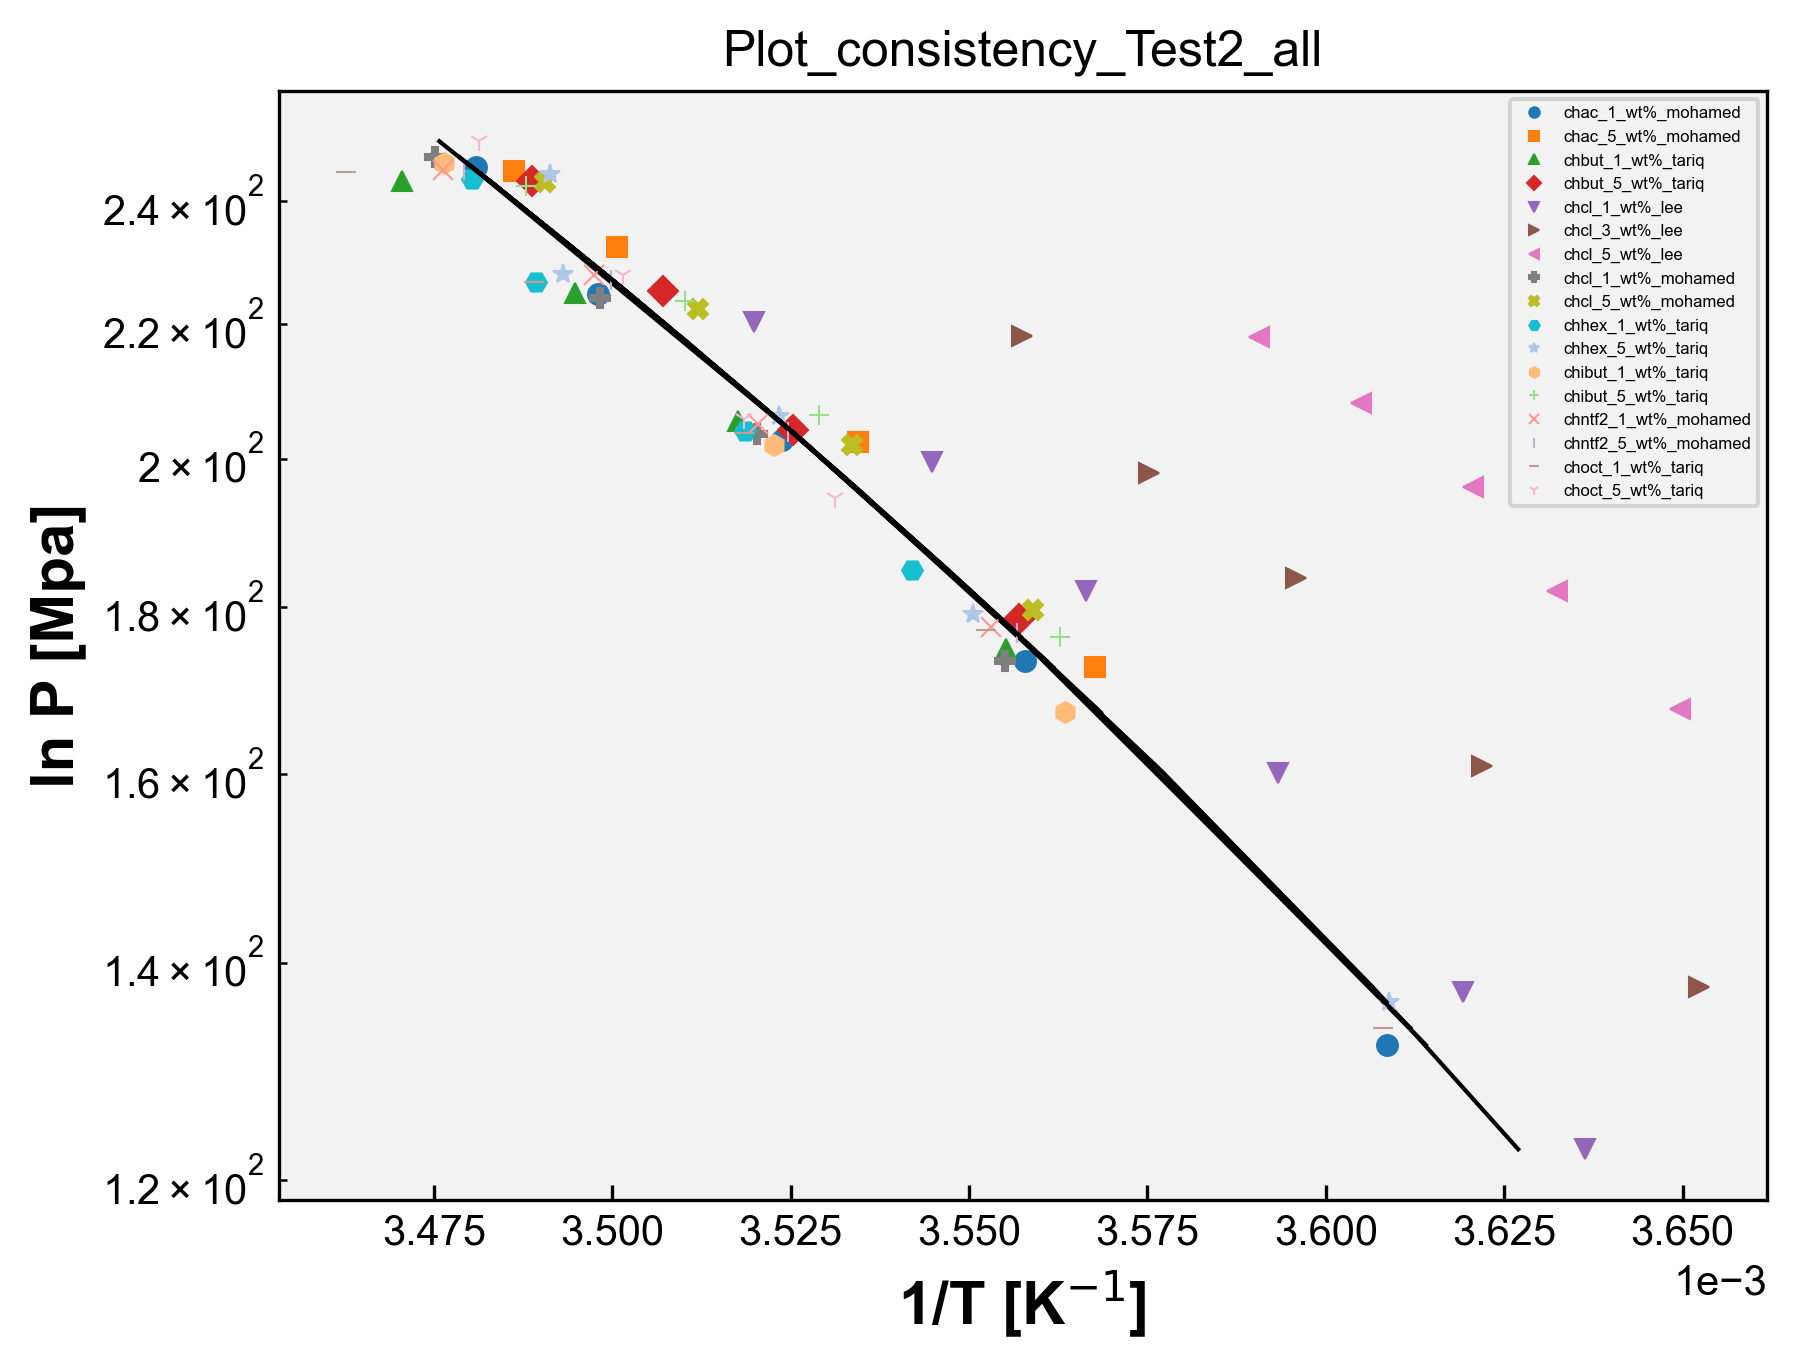

Write Python code to recreate this figure.
# Plot_consistency -  Choline - Todos os Sistemas
import matplotlib.pyplot as plt
import matplotlib
from matplotlib.font_manager import FontProperties
from matplotlib.ticker import ScalarFormatter
import pandas as pd
import numpy as np
import openpyxl
import os

matplotlib.rcParams['font.family'] = "Arial"  # change the default font # mudança da fonte
matplotlib.rcParams[
    'xtick.direction'] = 'in'  # change the ticks direction # mudança da direção dos marcadores ao longo dos eixos de um gráfico que indicam valores específicos
matplotlib.rcParams['ytick.direction'] = 'in'
font = FontProperties()  # cria uma instância de propriedades de fontes, tamanho, estilo e família
font.set_family('sans-serif')  # 'serif', 'sans-serif', 'cursive', 'fantasy', or 'monospace' # família da fonte
font.set_name('Arial')  # nome da fonte
font.set_weight(
    'bold')  # 'ultralight', 'light', 'normal', 'regular', 'book', 'medium', 'roman', 'semibold', 'demibold', 'demi', 'bold', 'heavy', 'extra bold', 'black' # peso da fonte
font.set_style('normal')  # 'normal', 'italic' or 'oblique' # estilo da fonte, negrito, itálico, normal, etc
font.set_size('x-large')  # xx-small', 'x-small', 'small', 'medium', 'large', 'x-large', 'xx-large' # tamanho da fonte
plt.rcParams['figure.dpi'] = 300  # resolução padrão para as figuras exibidas na tela
plt.rcParams['savefig.dpi'] = 300  # resolução padrão para as figuras salvas em arquivos PNG, PDF ou SVG
opt = {'fillstyle': 'full', 'markersize': 5,
       'markeredgewidth': 0.5}  # aparência dos marcadores, fillstyle: full - estilo de preenchimento markersize: 5 - tamanho do marcador markeredgewidth: 0.5 largura da borda do marcador
plt.rcParams['figure.facecolor'] = (1.0, 1.0, 1.0, 0.0)  # cor de fundo da figura como transparente
plt.rcParams['axes.facecolor'] = '0.95'  # cor de fundo dos eixos como uma tonalidade de cinza claro
# plt.rcParams['figure.figsize'] = (4,4) # tamanho da figura padrão em polegadas


caminho_arquivo = 'Choline - Todos os Sistemas.xlsx'  # caminho do arquivo
wb = openpyxl.load_workbook(
    caminho_arquivo)  # ler dados de abas individuais do arquivo Excel sem abrir e fechar repetidamente, mantém aberto. Mais eficiente se você precisa ler dados de várias abas do arquivo. Lista com os nomes de todas as abas do arquivo Excel.
# load_workbook é a função usada para carregar o arquvio Excel

dados_coluna_O_array = []  # matriz para guardar os dados da coluna O de todas as sheet
dados_coluna_P_array = []  # matriz para guardar os dados da coluna P de todas as sheet
dados_coluna_Q_array = []  # matriz para guardar os dados da coluna Q de todas as sheet

nomes_abas = []

for i in wb.sheetnames:  # para i dentro da lista wb com os nomes de todas as abas
    nome_aba = wb[i]  # obtém o nome da aba na posição i na lista wb, que contém os nomes de todas as abas
    nome_aba_split = nome_aba.title.split(
        "_")  # nome_aba é o nome completo da aba. nome_aba.title converte o nome da aba para o formato de título. split("_ ") divide o nome da aba em duas partes usando o caractere "_ "
    if len(nome_aba_split) > 2:  # se o nome da aba contiver mais de duas partes
        nome_aba_split.insert(2, "wt%")  # insere wt% entre a segunda e a terceira partes do nome da aba
        nome_aba_final = "_".join(nome_aba_split)  # junta as partes do nome da aba de volta com "_"
        print('nome_aba_final', nome_aba_final)
        nomes_abas.append(nome_aba_final)  # adiciona o nome modificado _a lista de nomes das abas
    else:
        nomes_abas.append(
            nome_aba.title)  # nome da aba não tiver mais de duas partes, adiciona o nome completo da aba à lista nomes_abas (usada na legenda)

    dados_coluna_O = []  # abre uma lista para os dados da coluna O da sheet
    dados_coluna_P = []  # abre uma lista para os dados da coluna P da sheet
    dados_coluna_Q = []  # abre uma lista para os dados da coluna Q da sheet

    for j in nome_aba.iter_rows(min_row=2,
                                values_only=True):  # iter_rows: permite iterar sobre as linhas dessa aba # min_row=2: especifica a primeira linha a ser considerada, nesse caso, começa na segunda linha, pois a primeira linha geralmente contém os cabeçalhos das colunas # values_only=True: indica que queremos obter apenas os valores das células, sem incluir informações adicionais como formatação, fórmulas ou estilos.
        dados_coluna_O.append(j[17])
        dados_coluna_P.append(j[18])
        dados_coluna_Q.append(j[19])

    for k in range(len(dados_coluna_O)):
        if dados_coluna_O[k] is not None:
            dados_coluna_O[k] = dados_coluna_O[k] * 10 ** 2
    dados_coluna_O_array.append(dados_coluna_O)
    dados_coluna_P_array.append(dados_coluna_P)
    dados_coluna_Q_array.append(dados_coluna_Q)

print('dados_O', dados_coluna_O_array)
print('dados_P', dados_coluna_P_array)
print('dados_Q', dados_coluna_Q_array)

# Plotagem dos dados:

symbols = ['o', 's', '^', 'D', 'v', '>', '<', 'P', 'X', 'H', '*', 'h', '+', 'x', '|', '_', '1', '2', '3', '4', 'p', ',',
           '.', '8', 'p', 'd', 'D', '|', '_', '$...$']
# Exemplos de símbolos

# Vetor de cores
colors = ['#1f77b4', '#ff7f0e', '#2ca02c', '#d62728', '#9467bd', '#8c564b', '#e377c2', '#7f7f7f', '#bcbd22', '#17becf',
          '#aec7e8', '#ffbb78', '#98df8a', '#ff9896', '#c5b0d5', '#c49c94', '#f7b6d2', '#c7c7c7', '#dbdb8d', '#9edae5',
          '#393b79', '#5254a3', '#6b6ecf', '#9c9ede', '#637939', '#8ca252', '#b5cf6b', '#cedb9c', '#8c6d31', '#bd9e39',
          '#e7ba52', '#e7cb94', '#843c39', '#ad494a', '#d6616b', '#e7969c', '#7b4173', '#a55194', '#ce6dbd', '#de9ed6']

lines = []

for i in range(len(dados_coluna_O_array)):
    y = dados_coluna_O_array[i]
    x = dados_coluna_P_array[i]
    x2 = dados_coluna_Q_array[i]
    print('x', x)
    print('y', y)
    print('x2', x2)
    symbol = symbols[i]
    color = colors[i]
    line1, = plt.plot(x, y, marker=symbol, markersize=opt['markersize'], markeredgewidth=opt['markeredgewidth'],
                      fillstyle=opt['fillstyle'], color=color, linestyle='none',
                      label=nomes_abas[i])  # lines armazenam as linhas geradas pelos plots
    line2, = plt.plot(x2, y, color='black', linestyle='-', linewidth=1)

    lines.append(line1)

plt.gca().set_yscale('log')
plt.gca().yaxis.set_major_formatter(ScalarFormatter(useOffset=True))
plt.ticklabel_format(axis='x', style='sci', scilimits=(0, 0))  # eixo x em notação científica
plt.legend(handles=lines, loc='upper right', fontsize=4,
           markerscale=0.5)  # cria a legenda usando as linhas armazenadas na lista
plt.xlabel('1/T [K$^{-1}$]', fontproperties=font)
plt.ylabel('ln P [Mpa]', fontproperties=font)
# plt.legend(loc="upper left")

nome_arquivo_python = os.path.basename(__file__)  # obter o nome do arquivo python atual
nome_arquivo_sem_extensao = os.path.splitext(nome_arquivo_python)[
    0]  # obter o nome do arquivo sem extensão # [0] vai acessar o primeiro elemento da tupla retornado por path.splitext

plt.title(nome_arquivo_sem_extensao)

plt.savefig(f'{nome_arquivo_sem_extensao}.png', format='png', bbox_inches='tight',
            dpi=300, transparent=False)
plt.show()
